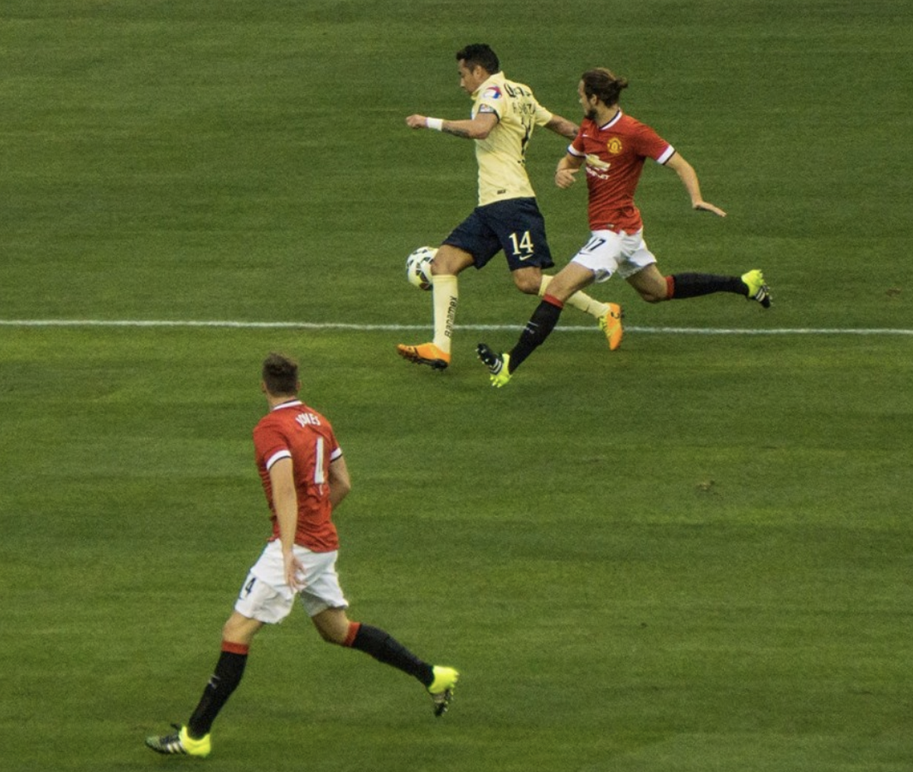
#> input picture OpenVision/src/Tools/soccer.png, 913 x 772 px, shrunk from 1102 x 932 before the run, found by its file name
$ python -i def_Change_the_color.py   (imports and definitions only)
#> lines starting #> are read from the running program, lines starting #| are printed output that depends on the picture; after the words box and inside, x2 and y2 are one past the last pixel; in counts of white or black regions, pixels touching at a corner belong together
import cv2
import numpy as np

def change_the_color(fname): #カラー画像を緑&黒の画像にする
#> called with fname = '../OpenVision/src/Tools/soccer.png'
    print("ファイル名：", fname)
    frame=cv2.imread('../../%s' % fname)
#> frame is the input picture: shape (772, 913, 3); mean B, G, R 44.6, 99.9, 87.4
    # フレームをHSVに変換
    hsv=cv2.cvtColor(frame, cv2.COLOR_BGR2HSV)
#> hsv: shape (772, 913, 3); mean H, S, V 38.1, 146.6, 102.4
    # 取得する色の範囲を指定する
    lower_green=np.array([20, 50, 50])
    upper_green=np.array([70, 255, 255])
    # 指定した色に基づいたマスク画像の生成
    img_mask=cv2.inRange(hsv, lower_green, upper_green)
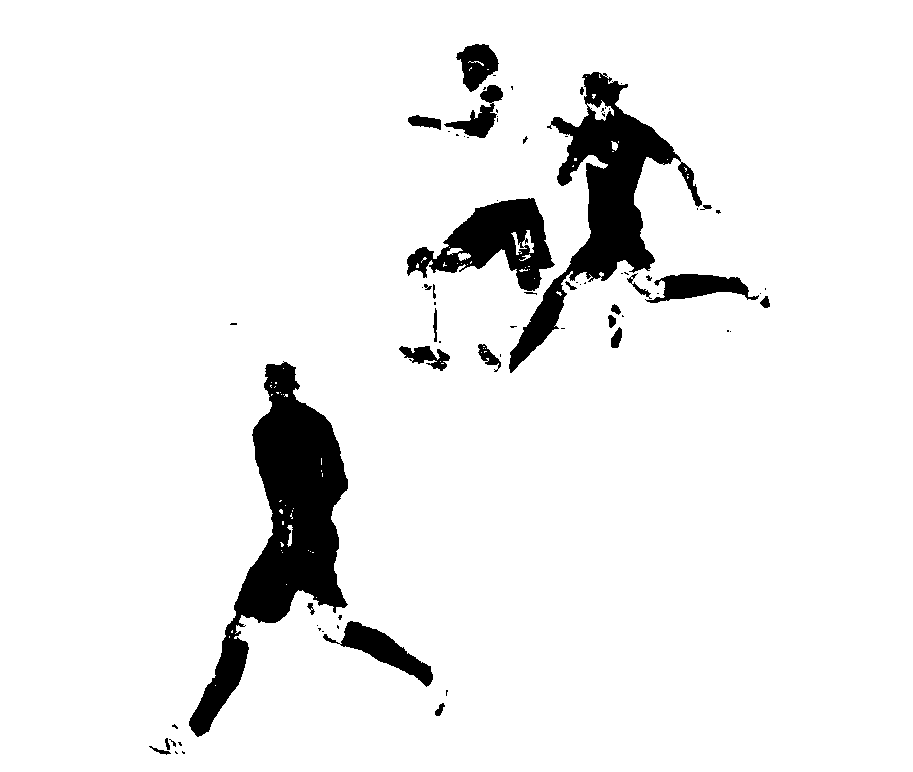
#> img_mask: shape (772, 913); 93% white; 77 black regions (50 under 20 px), largest, box (x1, y1, x2, y2) and area: (189, 361, 348, 737) 19887, (509, 72, 702, 373) 14219, (407, 198, 555, 291) 6413
    # フレーム画像とマスク画像の共通の領域を抽出する。
    img_color=cv2.bitwise_and(frame, frame, mask=img_mask)
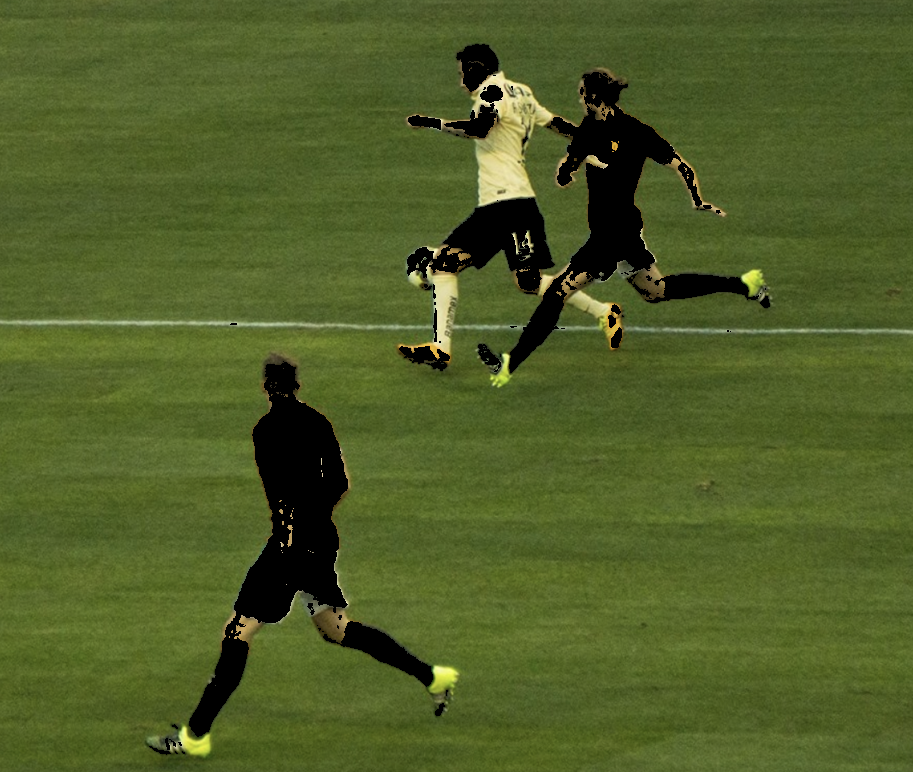
#> img_color: shape (772, 913, 3); mean B, G, R 39.5, 93.6, 79.1
    # 下の関数へ受け渡すためにデスクトップに一時保存(後でremoveで消す。)
    cv2.imwrite('../../Green.png', img_color) #Green.pngは黒色背景にジェンマの画像があります。

>>> result = change_the_color('../OpenVision/src/Tools/soccer.png')
